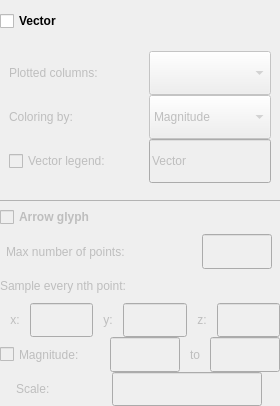
               <widget class="QWidget" name="page_28">
                <property name="geometry">
                 <rect>
                  <x>0</x>
                  <y>0</y>
                  <width>280</width>
                  <height>406</height>
                 </rect>
                </property>
                <attribute name="label">
                 <string>Vector general</string>
                </attribute>
                <layout class="QGridLayout" name="gridLayout_32">
                 <property name="leftMargin">
                  <number>0</number>
                 </property>
                 <property name="topMargin">
                  <number>0</number>
                 </property>
                 <property name="rightMargin">
                  <number>0</number>
                 </property>
                 <property name="bottomMargin">
                  <number>0</number>
                 </property>
                 <property name="spacing">
                  <number>0</number>
                 </property>
                 <item row="0" column="0">
                  <widget class="QWidget" name="widget" native="true">
                   <property name="sizePolicy">
                    <sizepolicy hsizetype="Fixed" vsizetype="Expanding">
                     <horstretch>0</horstretch>
                     <verstretch>0</verstretch>
                    </sizepolicy>
                   </property>
                   <property name="minimumSize">
                    <size>
                     <width>280</width>
                     <height>120</height>
                    </size>
                   </property>
                   <property name="maximumSize">
                    <size>
                     <width>480</width>
                     <height>200</height>
                    </size>
                   </property>
                   <layout class="QVBoxLayout" name="verticalLayout_19">
                    <property name="spacing">
                     <number>0</number>
                    </property>
                    <property name="leftMargin">
                     <number>0</number>
                    </property>
                    <property name="topMargin">
                     <number>0</number>
                    </property>
                    <property name="rightMargin">
                     <number>0</number>
                    </property>
                    <property name="bottomMargin">
                     <number>0</number>
                    </property>
                    <item>
                     <widget class="QCheckBox" name="vector_CB">
                      <property name="minimumSize">
                       <size>
                        <width>0</width>
                        <height>30</height>
                       </size>
                      </property>
                      <property name="font">
                       <font>
                        <weight>75</weight>
                        <bold>true</bold>
                       </font>
                      </property>
                      <property name="text">
                       <string>Vector</string>
                      </property>
                     </widget>
                    </item>
                    <item>
                     <widget class="QWidget" name="widget" native="true">
                      <property name="minimumSize">
                       <size>
                        <width>240</width>
                        <height>90</height>
                       </size>
                      </property>
                      <property name="maximumSize">
                       <size>
                        <width>16777215</width>
                        <height>150</height>
                       </size>
                      </property>
                      <layout class="QGridLayout" name="gridLayout_31">
                       <property name="spacing">
                        <number>0</number>
                       </property>
                       <item row="0" column="0">
                        <widget class="QLabel" name="vector_LB">
                         <property name="enabled">
                          <bool>false</bool>
                         </property>
                         <property name="minimumSize">
                          <size>
                           <width>140</width>
                           <height>40</height>
                          </size>
                         </property>
                         <property name="maximumSize">
                          <size>
                           <width>16777215</width>
                           <height>50</height>
                          </size>
                         </property>
                         <property name="text">
                          <string>Plotted columns:</string>
                         </property>
                        </widget>
                       </item>
                       <item row="0" column="1">
                        <widget class="QComboBox" name="vectorChoice">
                         <property name="enabled">
                          <bool>false</bool>
                         </property>
                         <property name="minimumSize">
                          <size>
                           <width>100</width>
                           <height>40</height>
                          </size>
                         </property>
                         <property name="maximumSize">
                          <size>
                           <width>150</width>
                           <height>50</height>
                          </size>
                         </property>
                        </widget>
                       </item>
                       <item row="1" column="0">
                        <widget class="QLabel" name="vectorColorMode_LB">
                         <property name="enabled">
                          <bool>false</bool>
                         </property>
                         <property name="minimumSize">
                          <size>
                           <width>140</width>
                           <height>40</height>
                          </size>
                         </property>
                         <property name="maximumSize">
                          <size>
                           <width>150</width>
                           <height>50</height>
                          </size>
                         </property>
                         <property name="text">
                          <string>Coloring by:</string>
                         </property>
                        </widget>
                       </item>
                       <item row="1" column="1">
                        <widget class="QComboBox" name="vectorColorMode_Combo">
                         <property name="enabled">
                          <bool>false</bool>
                         </property>
                         <property name="minimumSize">
                          <size>
                           <width>100</width>
                           <height>40</height>
                          </size>
                         </property>
                         <property name="maximumSize">
                          <size>
                           <width>150</width>
                           <height>50</height>
                          </size>
                         </property>
                         <item>
                          <property name="text">
                           <string>Magnitude</string>
                          </property>
                         </item>
                         <item>
                          <property name="text">
                           <string>X</string>
                          </property>
                         </item>
                         <item>
                          <property name="text">
                           <string>Y</string>
                          </property>
                         </item>
                         <item>
                          <property name="text">
                           <string>Z</string>
                          </property>
                         </item>
                         <item>
                          <property name="text">
                           <string>Orientation</string>
                          </property>
                         </item>
                        </widget>
                       </item>
                       <item row="2" column="0">
                        <widget class="QCheckBox" name="vectorLegendBar_CB">
                         <property name="enabled">
                          <bool>false</bool>
                         </property>
                         <property name="minimumSize">
                          <size>
                           <width>140</width>
                           <height>30</height>
                          </size>
                         </property>
                         <property name="maximumSize">
                          <size>
                           <width>150</width>
                           <height>50</height>
                          </size>
                         </property>
                         <property name="toolTip">
                          <string>Check to show the scale bar for the data plotted (magnitude for vector data)</string>
                         </property>
                         <property name="text">
                          <string>Vector legend:</string>
                         </property>
                        </widget>
                       </item>
                       <item row="2" column="1">
                        <widget class="QLineEdit" name="vectorLegend_LE">
                         <property name="enabled">
                          <bool>false</bool>
                         </property>
                         <property name="minimumSize">
                          <size>
                           <width>100</width>
                           <height>30</height>
                          </size>
                         </property>
                         <property name="maximumSize">
                          <size>
                           <width>150</width>
                           <height>50</height>
                          </size>
                         </property>
                         <property name="text">
                          <string>Vector</string>
                         </property>
                        </widget>
                       </item>
                      </layout>
                     </widget>
                    </item>
                   </layout>
                  </widget>
                 </item>
                 <item row="1" column="0">
                  <widget class="QWidget" name="widget_10" native="true">
                   <property name="sizePolicy">
                    <sizepolicy hsizetype="Preferred" vsizetype="Preferred">
                     <horstretch>0</horstretch>
                     <verstretch>0</verstretch>
                    </sizepolicy>
                   </property>
                   <property name="minimumSize">
                    <size>
                     <width>280</width>
                     <height>180</height>
                    </size>
                   </property>
                   <property name="maximumSize">
                    <size>
                     <width>480</width>
                     <height>300</height>
                    </size>
                   </property>
                   <property name="styleSheet">
                    <string notr="true">.QWidget{
	border-top:1px solid rgb(179, 179, 179);
}</string>
                   </property>
                   <layout class="QVBoxLayout" name="verticalLayout_20">
                    <property name="spacing">
                     <number>0</number>
                    </property>
                    <property name="leftMargin">
                     <number>0</number>
                    </property>
                    <property name="topMargin">
                     <number>0</number>
                    </property>
                    <property name="rightMargin">
                     <number>0</number>
                    </property>
                    <property name="bottomMargin">
                     <number>0</number>
                    </property>
                    <item>
                     <widget class="QCheckBox" name="vectorGlyph_CB">
                      <property name="enabled">
                       <bool>false</bool>
                      </property>
                      <property name="minimumSize">
                       <size>
                        <width>0</width>
                        <height>30</height>
                       </size>
                      </property>
                      <property name="maximumSize">
                       <size>
                        <width>16777215</width>
                        <height>50</height>
                       </size>
                      </property>
                      <property name="font">
                       <font>
                        <weight>75</weight>
                        <bold>true</bold>
                       </font>
                      </property>
                      <property name="text">
                       <string>Arrow glyph</string>
                      </property>
                     </widget>
                    </item>
                    <item>
                     <layout class="QHBoxLayout" name="horizontalLayout_21">
                      <property name="spacing">
                       <number>0</number>
                      </property>
                      <item>
                       <widget class="QLabel" name="vectorMaxPoints_LB">
                        <property name="enabled">
                         <bool>false</bool>
                        </property>
                        <property name="minimumSize">
                         <size>
                          <width>170</width>
                          <height>30</height>
                         </size>
                        </property>
                        <property name="maximumSize">
                         <size>
                          <width>190</width>
                          <height>50</height>
                         </size>
                        </property>
                        <property name="text">
                         <string>Max number of points:</string>
                        </property>
                       </widget>
                      </item>
                      <item>
                       <widget class="QLineEdit" name="vectorMaskNum_LE">
                        <property name="enabled">
                         <bool>false</bool>
                        </property>
                        <property name="minimumSize">
                         <size>
                          <width>50</width>
                          <height>30</height>
                         </size>
                        </property>
                        <property name="maximumSize">
                         <size>
                          <width>70</width>
                          <height>50</height>
                         </size>
                        </property>
                        <property name="text">
                         <string/>
                        </property>
                       </widget>
                      </item>
                     </layout>
                    </item>
                    <item>
                     <widget class="QLabel" name="sampleRate_LB">
                      <property name="enabled">
                       <bool>false</bool>
                      </property>
                      <property name="minimumSize">
                       <size>
                        <width>180</width>
                        <height>30</height>
                       </size>
                      </property>
                      <property name="maximumSize">
                       <size>
                        <width>10000</width>
                        <height>50</height>
                       </size>
                      </property>
                      <property name="text">
                       <string>Sample every nth point:</string>
                      </property>
                     </widget>
                    </item>
                    <item>
                     <layout class="QHBoxLayout" name="horizontalLayout_23">
                      <property name="spacing">
                       <number>0</number>
                      </property>
                      <item>
                       <widget class="QLabel" name="xDelta_LB">
                        <property name="enabled">
                         <bool>false</bool>
                        </property>
                        <property name="minimumSize">
                         <size>
                          <width>30</width>
                          <height>30</height>
                         </size>
                        </property>
                        <property name="maximumSize">
                         <size>
                          <width>50</width>
                          <height>50</height>
                         </size>
                        </property>
                        <property name="text">
                         <string>x:</string>
                        </property>
                        <property name="alignment">
                         <set>Qt::AlignCenter</set>
                        </property>
                       </widget>
                      </item>
                      <item>
                       <widget class="QLineEdit" name="xDelta_LE">
                        <property name="enabled">
                         <bool>false</bool>
                        </property>
                        <property name="minimumSize">
                         <size>
                          <width>40</width>
                          <height>30</height>
                         </size>
                        </property>
                        <property name="maximumSize">
                         <size>
                          <width>70</width>
                          <height>50</height>
                         </size>
                        </property>
                       </widget>
                      </item>
                      <item>
                       <widget class="QLabel" name="yDelta_LB">
                        <property name="enabled">
                         <bool>false</bool>
                        </property>
                        <property name="minimumSize">
                         <size>
                          <width>30</width>
                          <height>30</height>
                         </size>
                        </property>
                        <property name="maximumSize">
                         <size>
                          <width>50</width>
                          <height>50</height>
                         </size>
                        </property>
                        <property name="text">
                         <string>y:</string>
                        </property>
                        <property name="alignment">
                         <set>Qt::AlignCenter</set>
                        </property>
                       </widget>
                      </item>
                      <item>
                       <widget class="QLineEdit" name="yDelta_LE">
                        <property name="enabled">
                         <bool>false</bool>
                        </property>
                        <property name="minimumSize">
                         <size>
                          <width>40</width>
                          <height>30</height>
                         </size>
                        </property>
                        <property name="maximumSize">
                         <size>
                          <width>70</width>
                          <height>50</height>
                         </size>
                        </property>
                       </widget>
                      </item>
                      <item>
                       <widget class="QLabel" name="zDelta_LB">
                        <property name="enabled">
                         <bool>false</bool>
                        </property>
                        <property name="minimumSize">
                         <size>
                          <width>30</width>
                          <height>30</height>
                         </size>
                        </property>
                        <property name="maximumSize">
                         <size>
                          <width>50</width>
                          <height>50</height>
                         </size>
                        </property>
                        <property name="text">
                         <string>z:</string>
                        </property>
                        <property name="alignment">
                         <set>Qt::AlignCenter</set>
                        </property>
                       </widget>
                      </item>
                      <item>
                       <widget class="QLineEdit" name="zDelta_LE">
                        <property name="enabled">
                         <bool>false</bool>
                        </property>
                        <property name="minimumSize">
                         <size>
                          <width>40</width>
                          <height>30</height>
                         </size>
                        </property>
                        <property name="maximumSize">
                         <size>
                          <width>70</width>
                          <height>50</height>
                         </size>
                        </property>
                       </widget>
                      </item>
                     </layout>
                    </item>
                    <item>
                     <layout class="QHBoxLayout" name="horizontalLayout_22">
                      <property name="spacing">
                       <number>0</number>
                      </property>
                      <item>
                       <widget class="QCheckBox" name="vectorRange_CB">
                        <property name="enabled">
                         <bool>false</bool>
                        </property>
                        <property name="minimumSize">
                         <size>
                          <width>110</width>
                          <height>30</height>
                         </size>
                        </property>
                        <property name="maximumSize">
                         <size>
                          <width>130</width>
                          <height>50</height>
                         </size>
                        </property>
                        <property name="text">
                         <string>Magnitude:</string>
                        </property>
                       </widget>
                      </item>
                      <item>
                       <widget class="QLineEdit" name="vectorValueMin_LE">
                        <property name="enabled">
                         <bool>false</bool>
                        </property>
                        <property name="minimumSize">
                         <size>
                          <width>40</width>
                          <height>30</height>
                         </size>
                        </property>
                        <property name="maximumSize">
                         <size>
                          <width>70</width>
                          <height>50</height>
                         </size>
                        </property>
                       </widget>
                      </item>
                      <item>
                       <widget class="QLabel" name="vectorTo_LB">
                        <property name="enabled">
                         <bool>false</bool>
                        </property>
                        <property name="minimumSize">
                         <size>
                          <width>30</width>
                          <height>30</height>
                         </size>
                        </property>
                        <property name="maximumSize">
                         <size>
                          <width>50</width>
                          <height>50</height>
                         </size>
                        </property>
                        <property name="text">
                         <string>to</string>
                        </property>
                        <property name="alignment">
                         <set>Qt::AlignCenter</set>
                        </property>
                       </widget>
                      </item>
                      <item>
                       <widget class="QLineEdit" name="vectorValueMax_LE">
                        <property name="enabled">
                         <bool>false</bool>
                        </property>
                        <property name="minimumSize">
                         <size>
                          <width>40</width>
                          <height>30</height>
                         </size>
                        </property>
                        <property name="maximumSize">
                         <size>
                          <width>70</width>
                          <height>50</height>
                         </size>
                        </property>
                       </widget>
                      </item>
                     </layout>
                    </item>
                    <item>
                     <layout class="QHBoxLayout" name="horizontalLayout_24">
                      <property name="spacing">
                       <number>0</number>
                      </property>
                      <item>
                       <widget class="QLabel" name="vectorScale_LB">
                        <property name="enabled">
                         <bool>false</bool>
                        </property>
                        <property name="minimumSize">
                         <size>
                          <width>50</width>
                          <height>30</height>
                         </size>
                        </property>
                        <property name="maximumSize">
                         <size>
                          <width>80</width>
                          <height>50</height>
                         </size>
                        </property>
                        <property name="text">
                         <string>Scale:</string>
                        </property>
                       </widget>
                      </item>
                      <item>
                       <widget class="QLineEdit" name="vectorScale_LE">
                        <property name="enabled">
                         <bool>false</bool>
                        </property>
                        <property name="minimumSize">
                         <size>
                          <width>40</width>
                          <height>30</height>
                         </size>
                        </property>
                        <property name="maximumSize">
                         <size>
                          <width>150</width>
                          <height>50</height>
                         </size>
                        </property>
                       </widget>
                      </item>
                     </layout>
                    </item>
                   </layout>
                  </widget>
                 </item>
                </layout>
               </widget>
